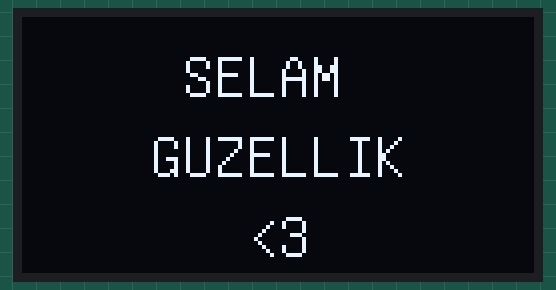
A sketch run on a simulated Arduino Uno, built with avr-gcc and run on an emulated ATmega328P. Parts: 128×64 one-colour display.

Above: at 0.2 s.

The sketch:

sketch_mar1b.ino
```cpp
#include "U8glib.h"
U8GLIB_SSD1306_128X64 u8g(U8G_I2C_OPT_NONE | U8G_I2C_OPT_DEV_0);
char bufferX [20];
char bufferY [20];
char bufferZ [20];
void setup() {

}

void loop() {
  sprintf(bufferX, "     SELAM");
  sprintf(bufferY, "    GUZELLIK");
  sprintf(bufferZ, "       <3");
  u8g.firstPage();
  do {
    draw();
  } while ( u8g.nextPage() );
  delay(10);
}

// void loop() {
//   // Ekran temizle
//   u8g.firstPage();
//   do {
//     // Metni ekrana yazdır
//     u8g.setFont(u8g_font_6x10);
//     u8g.drawStr(20, 20, "Merhaba, dunya!");
//   } while( u8g.nextPage() );

//   // Bekleme süresi
//   delay(1000);
// }


void draw(void)
{


  u8g.setFont(u8g_font_unifont);
  u8g.drawStr( 0, 20, bufferX);
  u8g.drawStr( 0, 40, bufferY);
  u8g.drawStr( 0, 60, bufferZ);
}
```
